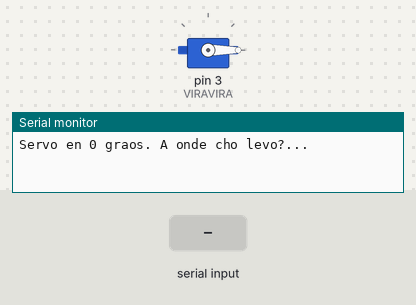
Recording of a sketch running on a simulated Arduino Uno, built with avr-gcc and run on an emulated ATmega328P. Shown: servo, the last lines printed to the serial monitor. The inputs (shaded band) are chosen by the test bench.

Above: at 1.2 s.
1.3 s: "esquerda\n" received over Serial
At 2.4 s:
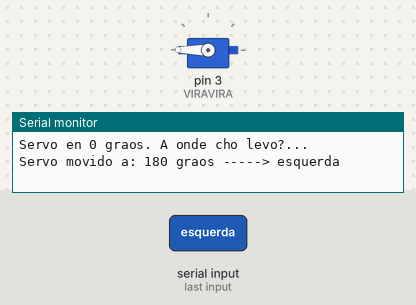
2.8 s: "diagonal esquerda\n" received over Serial
At 6.7 s:
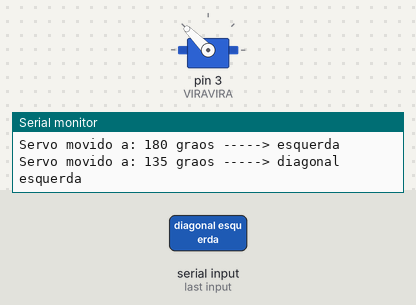
Timing chart, 0 to 8.2 s (numbered marks = the images above; inputs shaded):
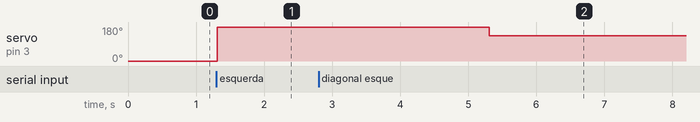

The sketch:

Code_Servo_Comunica_Serie.ino
```cpp
/*
-----POSICIONAMENTO DUN SERVO EMPREGANDO COMUNICACIÓN EN SERIE.----

Realiza unha montaxe na que un servo (alimentado por
unha batería externa) se conecte no pin PWM D03 (3~)
como entrada de control (saída para Arduíno).
O programa debe accionar o servo recollendo exclusivamente ordes
do monitor serie, de maneira que: se hai unha orde dispoñible
no monitor serie, acciona o servo. Se non hai ningunha orde no
monitor serie, o servo non debe accionar.
Débese situar inicialmente o servo na posición 0º,
antes de que o controle o monitor serie.

- O programa debe ser reactivo ao potenciómetro (8 veces por segundo).
- O potenciómetro controla o ángulo de xiro do servo.
- A precisión do potenciómetro é de 10º.

*****************************************************************/
/***************************************************************

Programa feito por Mario Fernández Tubío.
Última revisión: 03/05/2025

********************************************************/
#include <Servo.h>

int pos = 0;
int novaPos = 0;
int veloz = 4000;    // Reactividade (1000 ms / 0.25 = 4000 ms)
int paso = 5;
String orde = "";


Servo VIRAVIRA;

void setup(){

  VIRAVIRA.attach(3);
  Serial.begin(9600);

  Serial.println("Servo en 0 graos. A onde cho levo?...");
  VIRAVIRA.write(0);  // Situar inicialmente en 0º

}


void loop(){

if (Serial.available() > 0) {

    orde = Serial.readStringUntil('\n'); // Ler a orde do monitor

    orde.trim(); /* Aseguramos lectura correcta
                 eliminando os espazos en branco*/

// Interpretamos a orde
      novaPos = interpretarOrde(orde);

      if (novaPos != -1) {  /*Sempre que non sexa unha
                              orde inválida*/

// Axustar á precisión
      pos = (novaPos / paso) * paso;
      VIRAVIRA.write(pos);    //Accionamos o servo

// Pintamos por pantalla a nova posición do servo
      Serial.print("Servo movido a: ");
      Serial.print(pos);
      Serial.print(" graos -----> ");
      Serial.println(texto(pos));
    } else {
      Serial.println("Repite, que non che entendo.");
    }

    delay(veloz);
  }
}

/********* Aquí Interpretamos a Orde do SERIAL *********/

//Función para interpretar a orde textual

int interpretarOrde(String orde) {

  if (orde == "esquerda" || orde == "180") return 180;

  else if (orde == "diagonal esquerda" ||
           orde == "135") return 135;

  else if (orde == "centro" ||
           orde == "90") return 90;

  else if (orde == "diagonal dereita" ||
           orde == "45") return 45;

  else if (orde == "dereita" ||
           orde == "0") return 0;


  return -1; // Orde non válida
}

// Función para devolver a orde textual correspondente á posición

String texto(int pos) {

  if (pos == 180) return "esquerda";
  else if (pos == 135) return "diagonal esquerda";
  else if (pos == 90) return "centro";
  else if (pos == 45) return "diagonal dereita";
  else if (pos == 0) return "dereita";


}
```

Measured:
- after the input at 1.3 s, servo on pin 3 (VIRAVIRA): 0° → 180° at once
- after the input at 2.8 s, servo on pin 3 (VIRAVIRA): 180° → 135° after 2.5 s
